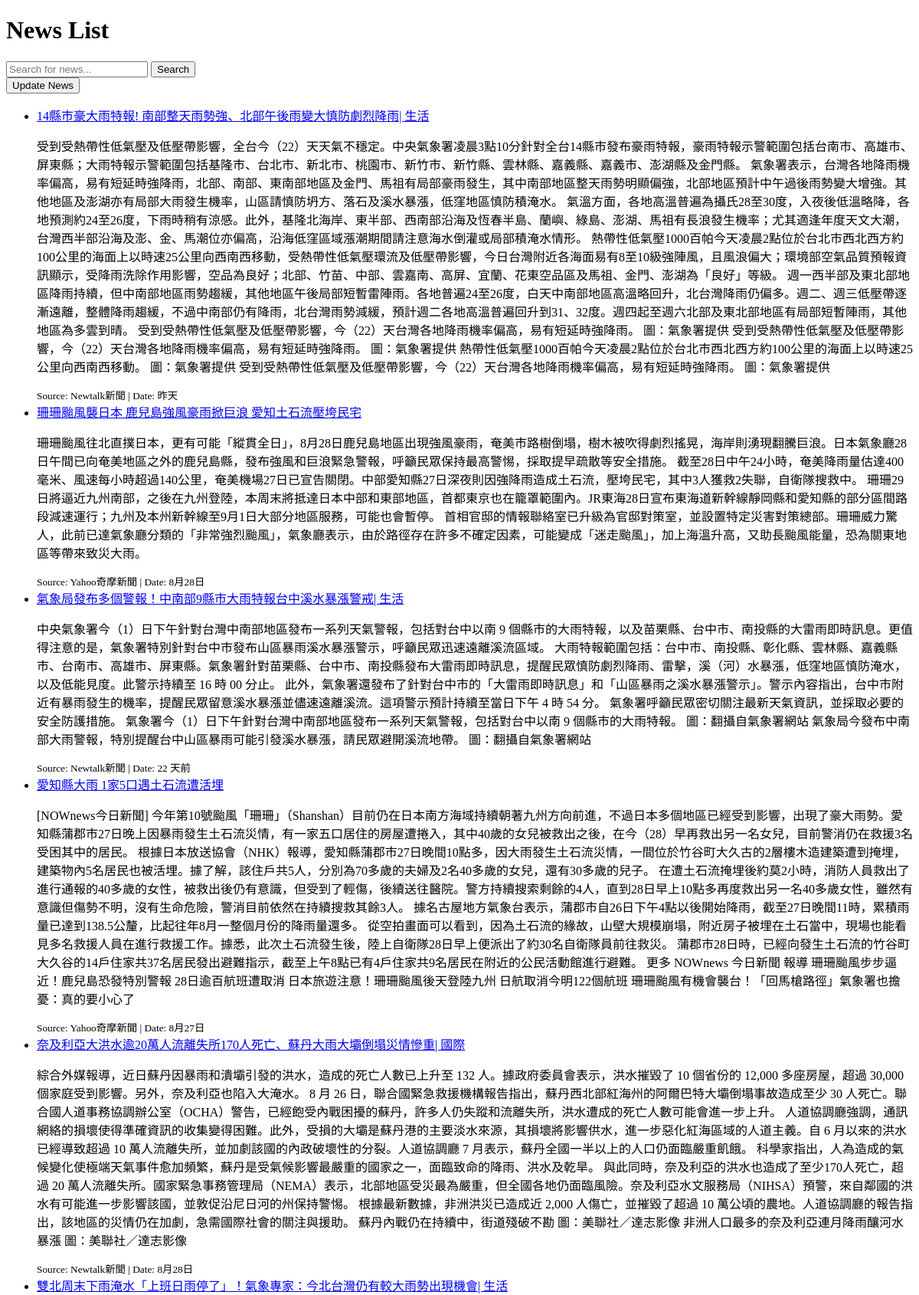
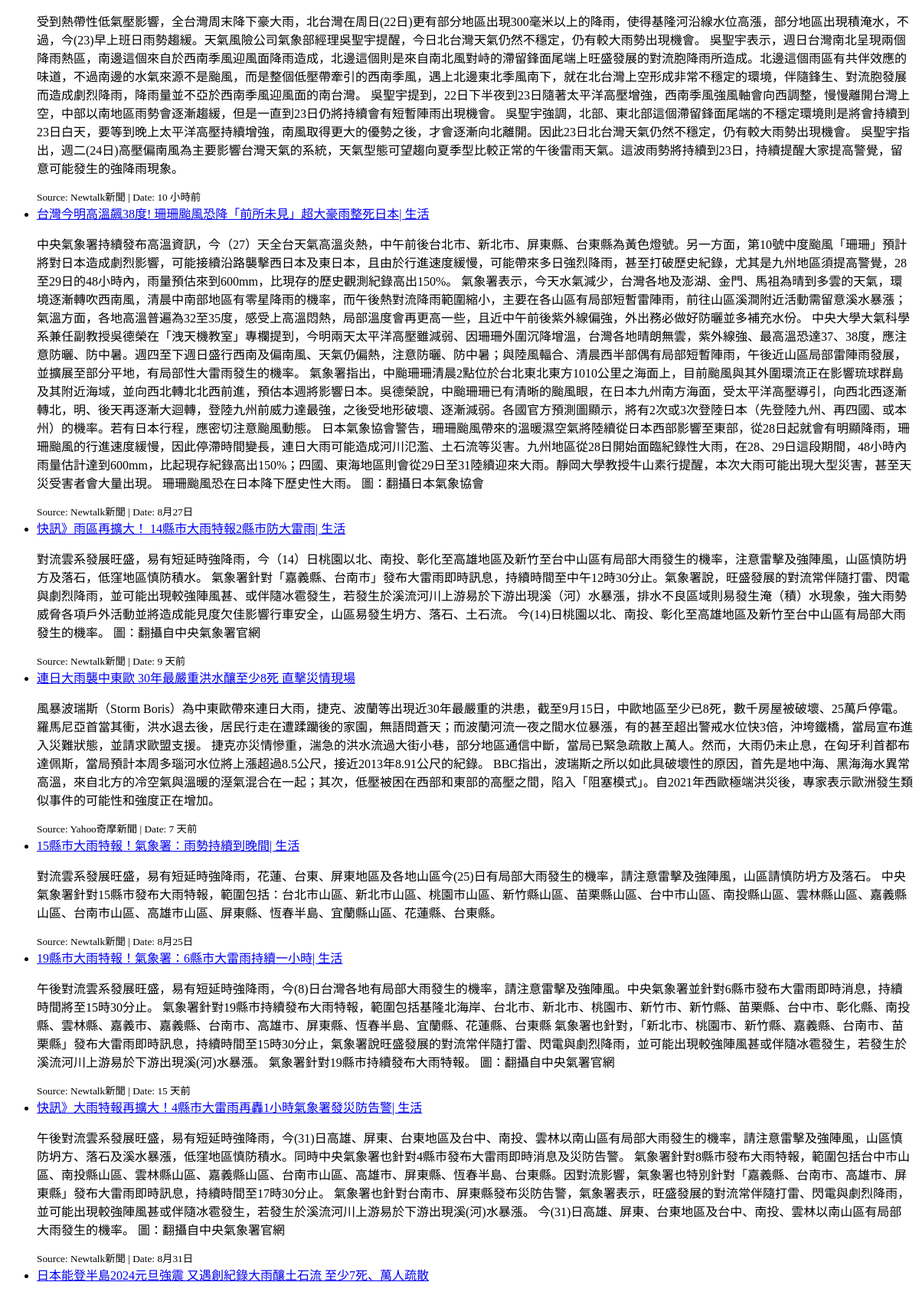
Page /news/ (upper part) on the committed database (2 pictures, top to bottom).
### mylab/models.py (models this page shows)
class News(models.Model):
    title = models.CharField(max_length=255)
    link = models.URLField(max_length=500)
    content = models.TextField()
    source = models.CharField(max_length=100)
    date = models.CharField(max_length=100)
    class Meta:
        db_table = "news"

### mylab/project3_views.py (the view)
# urls.py: path("news/", project3_views.news_view, name='news_list'),  # 新增新聞列表視圖
def news_view(request):
    query = request.GET.get('search', '')
    if query:
        news_list = News.objects.filter(title__icontains=query)
    else:
        news_list = News.objects.all()
    return render(request, 'news.html', {'news_list': news_list})

### mylab/Templates/news.html (shortened to what this page needs)
<!DOCTYPE html>
<html lang="en">
<head>
</head>
<body>
    <h1>News List</h1>
    <form method="GET" action="{% url 'news_list' %}">
        <input type="text" name="search" placeholder="Search for news...">
        <button type="submit">Search</button>
    </form>
    <button id="update-news-btn">Update News</button>
    <ul>
        {% for news in news_list %}
        <li>
            <a href="{{ news.link }}">{{ news.title }}</a><br>
            <p>{{ news.content }}</p>
            <small>Source: {{ news.source }} | Date: {{ news.date }}</small>
        </li>
        {% empty %}
        <p>No news found.</p>
        {% endfor %}
    </ul>
</body>
</html>

### rows in the picture
News: title "14縣市豪大雨特報! 南部整天雨勢強、北部午後雨變大慎防劇烈降雨| 生活", content "受到受熱帶性低氣壓及低壓帶影響，全台今（22）天天氣不穩定。中央氣象署凌晨3點10分針對全台14縣市發布豪雨特報，豪雨特報示警範圍包括台南市、高雄市、屏東縣；大雨特報示警範圍包括基隆市、台北市、新北市、桃園市、新竹市、新竹縣、雲林縣、嘉義縣、嘉義市、澎湖縣及金門縣。 氣象署表示，台灣各地降雨機率偏高，易有短延時強降雨，北部、南部、東南部地區及金門、馬祖有局部豪雨發生，其中南部地區整天雨勢明顯偏強，北部地區預計中午過後雨勢變大增強。其他地區及澎湖亦有局部大雨發生機率，山區請慎防坍方、落石及溪水暴漲，低窪地區慎防積淹水。 氣溫方面，各地高溫普遍為攝氏28至30度，入夜後低溫略降，各地預測約24至26度，下雨時稍有涼感。此外，基隆北海岸、東半部、西南部沿海及恆春半島、蘭嶼、綠島、澎湖、馬祖有長浪發生機率；尤其適逢年度天文大潮，台灣西半部沿海及澎、金、馬潮位亦偏高，沿海低窪區域漲潮期間請注意海水倒灌或局部積淹水情形。 熱帶性低氣壓1000百帕今天凌晨2點位於台北市西北西方約100公里的海面上以時速25公里向西南西移動，受熱帶性低氣壓環流及低壓帶影響，今日台灣附近各海面易有8至10級強陣風，且風浪偏大；環境部空氣品質預報資訊顯示，受降雨洗除作用影響，空品為良好；北部、竹苗、中部、雲嘉南、高屏、宜蘭、花東空品區及馬祖、金門、澎湖為「良好」等級。…", source "Newtalk新聞", date "昨天"
News: title "珊珊颱風襲日本 鹿兒島強風豪雨掀巨浪 愛知土石流壓垮民宅", content "珊珊颱風往北直撲日本，更有可能「縱貫全日」，8月28日鹿兒島地區出現強風豪雨，奄美市路樹倒塌，樹木被吹得劇烈搖晃，海岸則湧現翻騰巨浪。日本氣象廳28日午間已向奄美地區之外的鹿兒島縣，發布強風和巨浪緊急警報，呼籲民眾保持最高警惕，採取提早疏散等安全措施。 截至28日中午24小時，奄美降雨量估達400毫米、風速每小時超過140公里，奄美機場27日已宣告關閉。中部愛知縣27日深夜則因強降雨造成土石流，壓垮民宅，其中3人獲救2失聯，自衛隊搜救中。 珊珊29日將逼近九州南部，之後在九州登陸，本周末將抵達日本中部和東部地區，首都東京也在籠罩範圍內。JR東海28日宣布東海道新幹線靜岡縣和愛知縣的部分區間路段減速運行；九州及本州新幹線至9月1日大部分地區服務，可能也會暫停。 首相官邸的情報聯絡室已升級為官邸對策室，並設置特定災害對策總部。珊珊威力驚人，此前已達氣象廳分類的「非常強烈颱風」，氣象廳表示，由於路徑存在許多不確定因素，可能變成「迷走颱風」，加上海溫升高，又助長颱風能量，恐為關東地區等帶來致災大雨。", source "Yahoo奇摩新聞", date "8月28日"
News: title "氣象局發布多個警報！中南部9縣市大雨特報台中溪水暴漲警戒| 生活", content "中央氣象署今（1）日下午針對台灣中南部地區發布一系列天氣警報，包括對台中以南 9 個縣市的大雨特報，以及苗栗縣、台中市、南投縣的大雷雨即時訊息。更值得注意的是，氣象署特別針對台中市發布山區暴雨溪水暴漲警示，呼籲民眾迅速遠離溪流區域。 大雨特報範圍包括：台中市、南投縣、彰化縣、雲林縣、嘉義縣市、台南市、高雄市、屏東縣。氣象署針對苗栗縣、台中市、南投縣發布大雷雨即時訊息，提醒民眾慎防劇烈降雨、雷擊，溪（河）水暴漲，低窪地區慎防淹水，以及低能見度。此警示持續至 16 時 00 分止。 此外，氣象署還發布了針對台中市的「大雷雨即時訊息」和「山區暴雨之溪水暴漲警示」。警示內容指出，台中市附近有暴雨發生的機率，提醒民眾留意溪水暴漲並儘速遠離溪流。這項警示預計持續至當日下午 4 時 54 分。 氣象署呼籲民眾密切關注最新天氣資訊，並採取必要的安全防護措施。 氣象署今（1）日下午針對台灣中南部地區發布一系列天氣警報，包括對台中以南 9 個縣市的大雨特報。 圖：翻攝自氣象署網站 氣象局今發布中南部大雨警報，特別提醒台中山區暴雨可能引發溪水暴漲，請民眾避開溪流地帶。 圖：翻攝自氣象署網站", source "Newtalk新聞", date "22 天前"
News: title "愛知縣大雨 1家5口遇土石流遭活埋", content "[NOWnews今日新聞] 今年第10號颱風「珊珊」（Shanshan）目前仍在日本南方海域持續朝著九州方向前進，不過日本多個地區已經受到影響，出現了豪大雨勢。愛知縣蒲郡市27日晚上因暴雨發生土石流災情，有一家五口居住的房屋遭捲入，其中40歲的女兒被救出之後，在今（28）早再救出另一名女兒，目前警消仍在救援3名受困其中的居民。 根據日本放送協會（NHK）報導，愛知縣蒲郡市27日晚間10點多，因大雨發生土石流災情，一間位於竹谷町大久古的2層樓木造建築遭到掩埋，建築物內5名居民也被活埋。據了解，該住戶共5人，分別為70多歲的夫婦及2名40多歲的女兒，還有30多歲的兒子。 在遭土石流掩埋後約莫2小時，消防人員救出了進行通報的40多歲的女性，被救出後仍有意識，但受到了輕傷，後續送往醫院。警方持續搜索剩餘的4人，直到28日早上10點多再度救出另一名40多歲女性，雖然有意識但傷勢不明，沒有生命危險，警消目前依然在持續搜救其餘3人。 據名古屋地方氣象台表示，蒲郡市自26日下午4點以後開始降雨，截至27日晚間11時，累積雨量已達到138.5公釐，比起往年8月一整個月份的降雨量還多。 從空拍畫面可以看到，因為土石流的緣故，山壁大規模崩塌，附近房子被埋在土石當中，現場也能看見多名救援人員在進行救援工作。據悉，此次土石流發生後，陸上自衛隊28日早上便派出了約30名自衛隊員前往救災。 蒲郡市28日時，已經向發生土石流的竹谷町大久谷的14戶住家共37名居民發出避難指示，截至上午8點已有4戶住家共9名居民在附近的公民活動館進行避難。 更多 NOWnews 今日新聞 報導…", source "Yahoo奇摩新聞", date "8月27日"
News: title "奈及利亞大洪水逾20萬人流離失所170人死亡、蘇丹大雨大壩倒塌災情慘重| 國際", content "綜合外媒報導，近日蘇丹因暴雨和潰壩引發的洪水，造成的死亡人數已上升至 132 人。據政府委員會表示，洪水摧毀了 10 個省份的 12,000 多座房屋，超過 30,000 個家庭受到影響。另外，奈及利亞也陷入大淹水。 8 月 26 日，聯合國緊急救援機構報告指出，蘇丹西北部紅海州的阿爾巴特大壩倒塌事故造成至少 30 人死亡。聯合國人道事務協調辦公室（OCHA）警告，已經飽受內戰困擾的蘇丹，許多人仍失蹤和流離失所，洪水遭成的死亡人數可能會進一步上升。 人道協調廳強調，通訊網絡的損壞使得準確資訊的收集變得困難。此外，受損的大壩是蘇丹港的主要淡水來源，其損壞將影響供水，進一步惡化紅海區域的人道主義。自 6 月以來的洪水已經導致超過 10 萬人流離失所，並加劇該國的內政破壞性的分裂。人道協調廳 7 月表示，蘇丹全國一半以上的人口仍面臨嚴重飢餓。 科學家指出，人為造成的氣候變化使極端天氣事件愈加頻繁，蘇丹是受氣候影響最嚴重的國家之一，面臨致命的降雨、洪水及乾旱。 與此同時，奈及利亞的洪水也造成了至少170人死亡，超過 20 萬人流離失所。國家緊急事務管理局（NEMA）表示，北部地區受災最為嚴重，但全國各地仍面臨風險。奈及利亞水文服務局（NIHSA）預警，來自鄰國的洪水有可能進一步影響該國，並敦促沿尼日河的州保持警惕。 根據最新數據，非洲洪災已造成近 2,000 人傷亡，並摧毀了超過 10 萬公頃的農地。人道協調廳的報告指出，該地區的災情仍在加劇，急需國際社會的關注與援助。 蘇丹內戰仍在持續中，街道殘破不勘 圖：美聯社／達志影像 非洲人口最多的奈及利亞連月降雨釀河水暴漲…", source "Newtalk新聞", date "8月28日"
News: title "雙北周末下雨淹水「上班日雨停了」！氣象專家：今北台灣仍有較大雨勢出現機會| 生活", content "受到熱帶性低氣壓影響，全台灣周末降下豪大雨，北台灣在周日(22日)更有部分地區出現300毫米以上的降雨，使得基隆河沿線水位高漲，部分地區出現積淹水，不過，今(23)早上班日雨勢趨緩。天氣風險公司氣象部經理吳聖宇提醒，今日北台灣天氣仍然不穩定，仍有較大雨勢出現機會。 吳聖宇表示，週日台灣南北呈現兩個降雨熱區，南邊這個來自於西南季風迎風面降雨造成，北邊這個則是來自南北風對峙的滯留鋒面尾端上旺盛發展的對流胞降雨所造成。北邊這個雨區有共伴效應的味道，不過南邊的水氣來源不是颱風，而是整個低壓帶牽引的西南季風，遇上北邊東北季風南下，就在北台灣上空形成非常不穩定的環境，伴隨鋒生、對流胞發展而造成劇烈降雨，降雨量並不亞於西南季風迎風面的南台灣。 吳聖宇提到，22日下半夜到23日隨著太平洋高壓增強，西南季風強風軸會向西調整，慢慢離開台灣上空，中部以南地區雨勢會逐漸趨緩，但是一直到23日仍將持續會有短暫陣雨出現機會。 吳聖宇強調，北部、東北部這個滯留鋒面尾端的不穩定環境則是將會持續到23日白天，要等到晚上太平洋高壓持續增強，南風取得更大的優勢之後，才會逐漸向北離開。因此23日北台灣天氣仍然不穩定，仍有較大雨勢出現機會。 吳聖宇指出，週二(24日)高壓偏南風為主要影響台灣天氣的系統，天氣型態可望趨向夏季型比較正常的午後雷雨天氣。這波雨勢將持續到23日，持續提醒大家提高警覺，留意可能發生的強降雨現象。", source "Newtalk新聞", date "10 小時前"
News: title "台灣今明高溫飆38度! 珊珊颱風恐降「前所未見」超大豪雨整死日本| 生活", content "中央氣象署持續發布高溫資訊，今（27）天全台天氣高溫炎熱，中午前後台北市、新北市、屏東縣、台東縣為黃色燈號。另一方面，第10號中度颱風「珊珊」預計將對日本造成劇烈影響，可能接續沿路襲擊西日本及東日本，且由於行進速度緩慢，可能帶來多日強烈降雨，甚至打破歷史紀錄，尤其是九州地區須提高警覺，28至29日的48小時內，雨量預估來到600mm，比現存的歷史觀測紀錄高出150%。 氣象署表示，今天水氣減少，台灣各地及澎湖、金門、馬祖為晴到多雲的天氣，環境逐漸轉吹西南風，清晨中南部地區有零星降雨的機率，而午後熱對流降雨範圍縮小，主要在各山區有局部短暫雷陣雨，前往山區溪澗附近活動需留意溪水暴漲；氣溫方面，各地高溫普遍為32至35度，感受上高溫悶熱，局部溫度會再更高一些，且近中午前後紫外線偏強，外出務必做好防曬並多補充水份。 中央大學大氣科學系兼任副教授吳德榮在「洩天機教室」專欄提到，今明兩天太平洋高壓雖減弱、因珊珊外圍沉降增溫，台灣各地晴朗無雲，紫外線強、最高溫恐達37、38度，應注意防曬、防中暑。週四至下週日盛行西南及偏南風、天氣仍偏熱，注意防曬、防中暑；與陸風輻合、清晨西半部偶有局部短暫陣雨，午後近山區局部雷陣雨發展，並擴展至部分平地，有局部性大雷雨發生的機率。…", source "Newtalk新聞", date "8月27日"
News: title "快訊》雨區再擴大！ 14縣市大雨特報2縣市防大雷雨| 生活", content "對流雲系發展旺盛，易有短延時強降雨，今（14）日桃園以北、南投、彰化至高雄地區及新竹至台中山區有局部大雨發生的機率，注意雷擊及強陣風，山區慎防坍方及落石，低窪地區慎防積水。 氣象署針對「嘉義縣、台南市」發布大雷雨即時訊息，持續時間至中午12時30分止。氣象署說，旺盛發展的對流常伴隨打雷、閃電與劇烈降雨，並可能出現較強陣風甚、或伴隨冰雹發生，若發生於溪流河川上游易於下游出現溪（河）水暴漲，排水不良區域則易發生淹（積）水現象，強大雨勢威脅各項戶外活動並將造成能見度欠佳影響行車安全，山區易發生坍方、落石、土石流。 今(14)日桃園以北、南投、彰化至高雄地區及新竹至台中山區有局部大雨發生的機率。 圖：翻攝自中央氣象署官網", source "Newtalk新聞", date "9 天前"
News: title "連日大雨襲中東歐 30年最嚴重洪水釀至少8死 直擊災情現場", content "風暴波瑞斯（Storm Boris）為中東歐帶來連日大雨，捷克、波蘭等出現近30年最嚴重的洪患，截至9月15日，中歐地區至少已8死，數千房屋被破壞、25萬戶停電。羅馬尼亞首當其衝，洪水退去後，居民行走在遭蹂躪後的家園，無語問蒼天；而波蘭河流一夜之間水位暴漲，有的甚至超出警戒水位快3倍，沖垮鐵橋，當局宣布進入災難狀態，並請求歐盟支援。 捷克亦災情慘重，湍急的洪水流過大街小巷，部分地區通信中斷，當局已緊急疏散上萬人。然而，大雨仍未止息，在匈牙利首都布達佩斯，當局預計本周多瑙河水位將上漲超過8.5公尺，接近2013年8.91公尺的紀錄。 BBC指出，波瑞斯之所以如此具破壞性的原因，首先是地中海、黑海海水異常高溫，來自北方的冷空氣與溫暖的溼氣混合在一起；其次，低壓被困在西部和東部的高壓之間，陷入「阻塞模式」。自2021年西歐極端洪災後，專家表示歐洲發生類似事件的可能性和強度正在增加。", source "Yahoo奇摩新聞", date "7 天前"
News: title "15縣市大雨特報！氣象署：雨勢持續到晚間| 生活", content "對流雲系發展旺盛，易有短延時強降雨，花蓮、台東、屏東地區及各地山區今(25)日有局部大雨發生的機率，請注意雷擊及強陣風，山區請慎防坍方及落石。 中央氣象署針對15縣市發布大雨特報，範圍包括：台北市山區、新北市山區、桃園市山區、新竹縣山區、苗栗縣山區、台中市山區、南投縣山區、雲林縣山區、嘉義縣山區、台南市山區、高雄市山區、屏東縣、恆春半島、宜蘭縣山區、花蓮縣、台東縣。", source "Newtalk新聞", date "8月25日"
News: title "19縣市大雨特報！氣象署：6縣市大雷雨持續一小時| 生活", content "午後對流雲系發展旺盛，易有短延時強降雨，今(8)日台灣各地有局部大雨發生的機率，請注意雷擊及強陣風。中央氣象署並針對6縣市發布大雷雨即時消息，持續時間將至15時30分止。 氣象署針對19縣市持續發布大雨特報，範圍包括基隆北海岸、台北市、新北市、桃園市、新竹市、新竹縣、苗栗縣、台中市、彰化縣、南投縣、雲林縣、嘉義市、嘉義縣、台南市、高雄市、屏東縣、恆春半島、宜蘭縣、花蓮縣、台東縣 氣象署也針對，「新北市、桃園市、新竹縣、嘉義縣、台南市、苗栗縣」發布大雷雨即時訊息，持續時間至15時30分止，氣象署說旺盛發展的對流常伴隨打雷、閃電與劇烈降雨，並可能出現較強陣風甚或伴隨冰雹發生，若發生於溪流河川上游易於下游出現溪(河)水暴漲。 氣象署針對19縣市持續發布大雨特報。 圖：翻攝自中央氣署官網", source "Newtalk新聞", date "15 天前"
News: title "快訊》大雨特報再擴大！4縣市大雷雨再轟1小時氣象署發災防告警| 生活", content "午後對流雲系發展旺盛，易有短延時強降雨，今(31)日高雄、屏東、台東地區及台中、南投、雲林以南山區有局部大雨發生的機率，請注意雷擊及強陣風，山區慎防坍方、落石及溪水暴漲，低窪地區慎防積水。同時中央氣象署也針對4縣市發布大雷雨即時消息及災防告警。 氣象署針對8縣市發布大雨特報，範圍包括台中市山區、南投縣山區、雲林縣山區、嘉義縣山區、台南市山區、高雄市、屏東縣、恆春半島、台東縣。因對流影響，氣象署也特別針對「嘉義縣、台南市、高雄市、屏東縣」發布大雷雨即時訊息，持續時間至17時30分止。 氣象署也針對台南市、屏東縣發布災防告警，氣象署表示，旺盛發展的對流常伴隨打雷、閃電與劇烈降雨，並可能出現較強陣風甚或伴隨冰雹發生，若發生於溪流河川上游易於下游出現溪(河)水暴漲。 今(31)日高雄、屏東、台東地區及台中、南投、雲林以南山區有局部大雨發生的機率。 圖：翻攝自中央氣象署官網", source "Newtalk新聞", date "8月31日"
News: title "日本能登半島2024元旦強震 又遇創紀錄大雨釀土石流 至少7死、萬人疏散"
